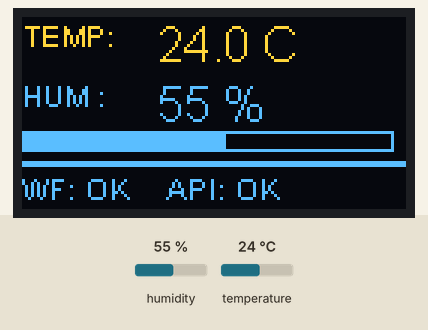
This sketch was run on a simulated ESP8266 (NodeMCU). Parts: 128×64 one-colour display. The inputs (shaded band) are chosen by the test bench; at power-on: humidity 55 %, temperature 24 °C. The OLED is the two-colour kind (top 16 rows yellow); WiFi joins after 1.5 s; servers stay silent unless stated; no MQTT or app messages arrive unless stated.

Above: at 6.8 s.
6.9 s: humidity set to 22 %
At 11.2 s:
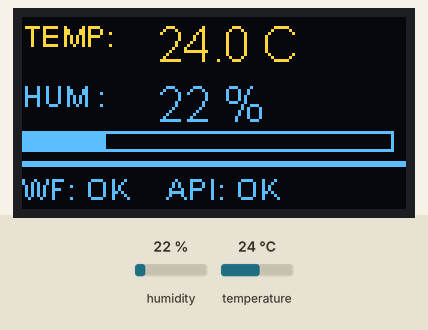
12.2 s: temperature set to 12 °C
At 15.4 s:
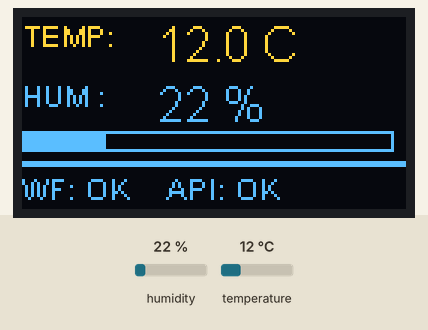
17.5 s: humidity set to 40 %
At 18.5 s:
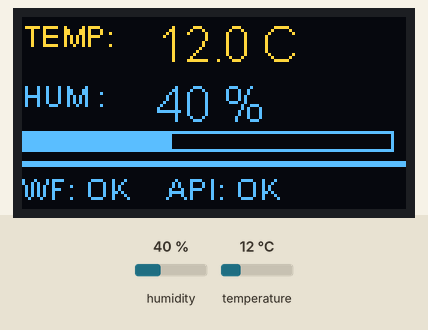
22.8 s: temperature set to 19 °C
At 27.0 s:
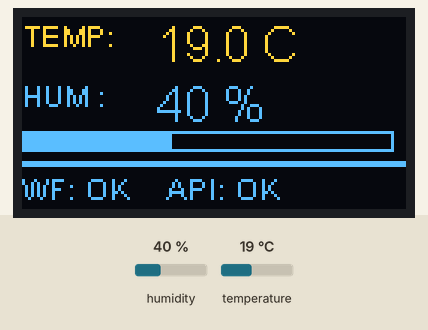
Timing chart, 0 to 28.5 s (numbered marks = the images above; inputs shaded):
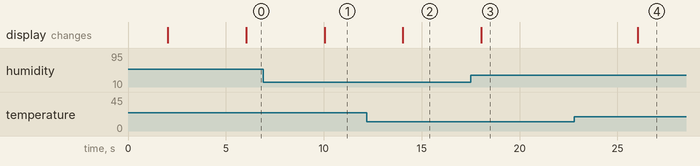

Measured:
- after the input at 6.9 s, the display: changes after 3.1 s (image 1)
- after the input at 12.2 s, the display: changes after 1.8 s (image 2)
- after the input at 17.5 s, the display: changes after 0.54 s (image 3)
- after the input at 22.8 s, the display: changes after 3.2 s (image 4)

The sketch:

Weather_Station.ino
```cpp
#if defined(ESP8266)
  #include <ESP8266WiFi.h>
#elif defined(ESP32)
  #include <WiFi.h>
#endif

#include <PubSubClient.h>
#include <DHT.h>
#include <SSD1306Wire.h>  // ThingPulse Driver

// ---------------------------------------------------------------------
// HARDWARE PIN DEFINITIONS
// GPIO 2  = Pin D4 (DHT11 Data Pin)
// GPIO 14 = Pin D6 (Built-in OLED SDA)
// GPIO 12 = Pin D5 (Built-in OLED SCL)
// ---------------------------------------------------------------------
#define DHTPIN  2
#define DHTTYPE DHT11

DHT dht(DHTPIN, DHTTYPE);

// ThingPulse Driver: SSD1306Wire(Address, SDA_Pin, SCL_Pin)
SSD1306Wire display(0x3c, 14, 12);

// ---------------------------------------------------------------------
// NETWORK & MQTT CONFIGURATION
// ---------------------------------------------------------------------
const char* ssid        = "Khan";
const char* password    = "DangerKhan0125@.";
const char* mqtt_server = "broker.hivemq.com";
const int   mqtt_port   = 1883;
const char* mqtt_topic  = "Danger-Khan/Weather-Station/telemetry";

WiFiClient espClient;
PubSubClient client(espClient);

// Global Variables
float temperature   = 0.0;
float humidity      = 0.0;
bool  wifiConnected = false;
bool  apiConnected  = false;

// Non-blocking Timers
unsigned long lastDHTRead   = 0;
unsigned long lastMQTTPub   = 0;
unsigned long lastMQTTRetry = 0;

// ---------------------------------------------------------------------
// DISPLAY RENDERER
// ---------------------------------------------------------------------
void updateDisplay() {
    display.clear();

    // --- TEMPERATURE SECTION ---
    display.setFont(ArialMT_Plain_10);
    display.drawString(0, 0, "TEMP:");
    display.setFont(ArialMT_Plain_16);
    if (isnan(temperature)) {
        display.drawString(45, 0, "--.- C");
    } else {
        display.drawString(45, 0, String(temperature, 1) + " C");
    }

    // --- HUMIDITY SECTION ---
    display.setFont(ArialMT_Plain_10);
    display.drawString(0, 20, "HUM :");
    display.setFont(ArialMT_Plain_16);
    if (isnan(humidity)) {
        display.drawString(45, 20, "-- %");
    } else {
        display.drawString(45, 20, String((int)humidity) + " %");
    }

    // --- HUMIDITY BAR (0 - 100%) ---
    int fillWidth = map(constrain((int)humidity, 0, 100), 0, 100, 0, 122);
    display.drawRect(0, 38, 124, 7);
    if (fillWidth > 0) {
        display.fillRect(1, 39, fillWidth, 5);
    }

    // --- BOTTOM STATUS BAR (2-pixel height solid line) ---
    display.drawLine(0, 48, 127, 48);
    display.drawLine(0, 49, 127, 49);

    // --- STATUS INDICATORS ---
    display.setFont(ArialMT_Plain_10);
    String statusStr = "WF: " + String(wifiConnected ? "OK" : "NC") +
                       "    API: " + String(apiConnected ? "OK" : "NC");
    display.drawString(0, 51, statusStr);

    display.display();
}

// ---------------------------------------------------------------------
// NETWORK & MQTT CONTROLLER
// ---------------------------------------------------------------------
void handleNetwork() {
    wifiConnected = (WiFi.status() == WL_CONNECTED);

    if (wifiConnected) {
        if (!client.connected()) {
            apiConnected = false;
            unsigned long now = millis();
            if (now - lastMQTTRetry > 5000) {
                lastMQTTRetry = now;
                String clientId = "DangerKhan-ESP8266-" + String(ESP.getChipId(), HEX);
                if (client.connect(clientId.c_str())) {
                    apiConnected = true;
                }
            }
        } else {
            apiConnected = true;
            client.loop();
        }
    } else {
        apiConnected = false;
    }
}

// ---------------------------------------------------------------------
// SETUP & LOOP
// ---------------------------------------------------------------------
void setup() {
    Serial.begin(115200);

    // Initialize Integrated OLED Display
    display.init();
    display.clear();
    display.flipScreenVertically();
    display.setFont(ArialMT_Plain_10);
    display.drawString(0, 20, "Connecting Wi-Fi...");
    display.display();

    // Start Hardware
    dht.begin();
    WiFi.mode(WIFI_STA);
    WiFi.begin(ssid, password);
    client.setServer(mqtt_server, mqtt_port);
}

void loop() {
    unsigned long currentMillis = millis();

    // 1. Read DHT11 Sensor Independently Every 2 Seconds
    if (currentMillis - lastDHTRead >= 2000) {
        lastDHTRead = currentMillis;

        float t = dht.readTemperature();
        float h = dht.readHumidity();

        if (!isnan(t) && !isnan(h)) {
            temperature = t;
            humidity    = h;
        }

        // Screen updates locally even without Wi-Fi
        updateDisplay();
    }

    // 2. Network Management
    handleNetwork();

    // 3. Broadcast Data to Cloud Broker Every 3 Seconds if API Connected
    if (apiConnected && (currentMillis - lastMQTTPub >= 3000)) {
        lastMQTTPub = currentMillis;

        if (!isnan(temperature) && !isnan(humidity)) {
            String payload = "{\"temperature\":" + String((int)temperature) +
                             ",\"humidity\":" + String((int)humidity) + "}";
            client.publish(mqtt_topic, payload.c_str());
        }
    }
}
```
